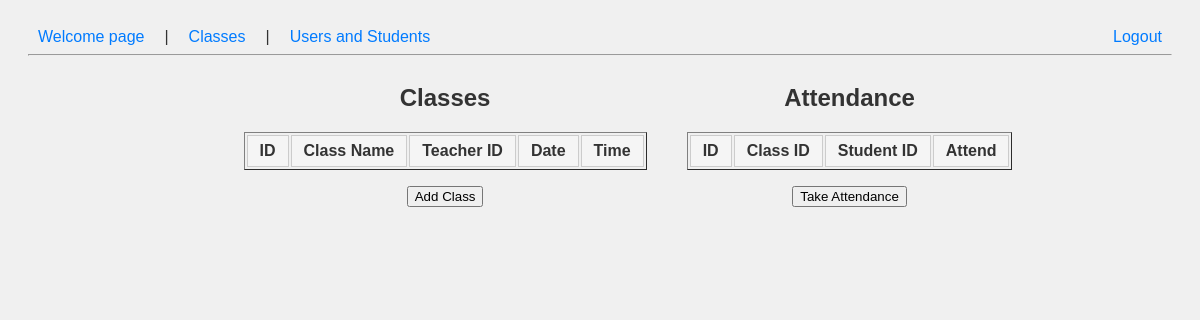
Before: /classes with the older database file.
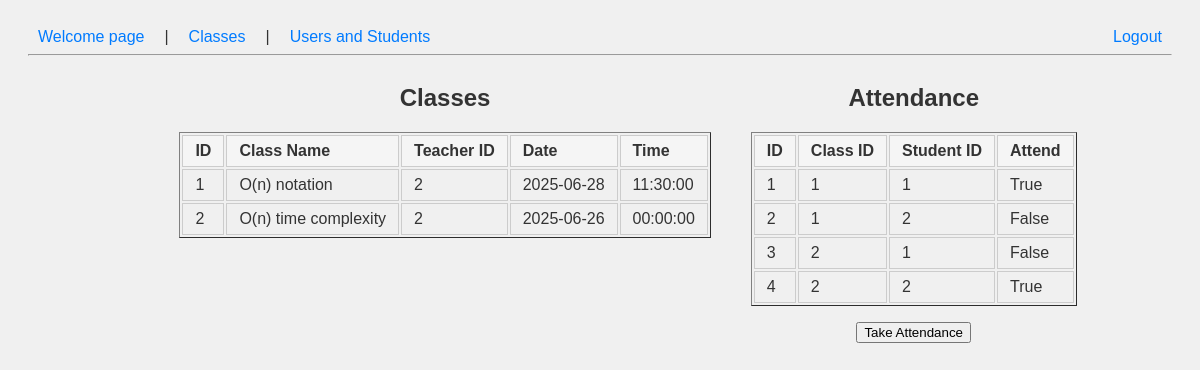
After: the same page with the newer database file.
### models.py (models this page shows)
class BaseModel(Model):
    class Meta:
        database = db

class Class(BaseModel):
    id_class = AutoField()
    class_name = CharField()
    id_user = ForeignKeyField(User, backref='classes')
    date = DateField()
    time = TimeField()

class User(BaseModel):
    id_user = AutoField()
    name = CharField()
    is_admin = BooleanField() # True if admin, False if teacher
    login = BooleanField(unique=False)
    password = CharField() # Store hashed passwords in production

class Attendance(BaseModel):
    id = AutoField()
    id_class = ForeignKeyField(Class, backref='attendances')
    id_student = ForeignKeyField(Student, backref='attendances')
    attend = BooleanField() # True if present, False if absent
    class Meta:
        indexes = (
            (('id_class', 'id_student'), True), # Unique constraint
        )

class Student(BaseModel):
    id_student = AutoField()
    name = CharField()
    email = CharField(unique=True)
    phone = CharField(null=True)
    birthdate = DateField()

### app.py (the view)
@app.route('/classes')
def class_manage():
    classes = Class.select()
    attendances = Attendance.select()
    current_user = User.select().where((User.login == True) & (User.is_admin == True)).first()
    return render_template('classManage.html', classes=classes, attendances=attendances, current_user=current_user)

### templates/classManage.html (shortened to what this page needs)
{% extends "dashboard.html" %}
{% block content %}
<div class="side-by-side-tables">
    <div>
        <h2>Classes</h2>
        <table border="1">
            <tr>
                <th>ID</th>
                <th>Class Name</th>
                <th>Teacher ID</th>
                <th>Date</th>
                <th>Time</th>
            </tr>
            {% for c in classes %}
            <tr>
                <td>{{ c.id_class }}</td>
                <td>{{ c.class_name }}</td>
                <td>{{ c.id_user.id_user }}</td>
                <td>{{ c.date }}</td>
                <td>{{ c.time }}</td>
            </tr>
            {% endfor %}
        </table>
        {% if current_user and current_user.is_admin %}
        <div class="add-class-btn">
            <a href="/addClass">
                <button type="button">Add Class</button>
            </a>
        </div>
        {% endif %}
    </div>
    <div>
        <h2 style="text-align: center;">Attendance</h2>
        <table border="1" style="margin: 0 auto;">
            <tr>
                <th>ID</th>
                <th>Class ID</th>
                <th>Student ID</th>
                <th>Attend</th>
            </tr>
            {% for a in attendances %}
            <tr>
                <td>{{ a.id }}</td>
                <td>{{ a.id_class.id_class }}</td>
                <td>{{ a.id_student.id_student }}</td>
                <td>{{ a.attend }}</td>
            </tr>
            {% endfor %}
        </table>
        <div class="add-class-btn">
            <a href="/takeAttendance">
                <button type="button">Take Attendance</button>
            </a>
        </div>
    </div>
</div>
{% endblock %}

Changed rows visible on the page:
added Class: id_class "1", class_name "O(n) notation", id_user.id_user "2", date "2025-06-28", time "11:30:00"
added Class: id_class "2", class_name "O(n) time complexity", id_user.id_user "2", date "2025-06-26", time "00:00:00"
added Attendance: id "1", id_class.id_class "1", id_student.id_student "1", attend "True"
added Attendance: id "2", id_class.id_class "1", id_student.id_student "2", attend "False"
added Attendance: id "3", id_class.id_class "2", id_student.id_student "1", attend "False"
added Attendance: id "4", id_class.id_class "2", id_student.id_student "2", attend "True"
Other visible differences:
text no longer shown: "Add Class"
